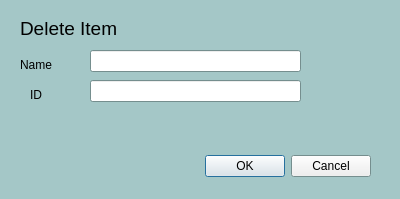
<?xml version="1.0" encoding="UTF-8"?>
<ui version="4.0">
 <class>DeleteItemDialog</class>
 <widget class="QDialog" name="DeleteItemDialog">
  <property name="geometry">
   <rect>
    <x>0</x>
    <y>0</y>
    <width>400</width>
    <height>199</height>
   </rect>
  </property>
  <property name="palette">
   <palette>
    <active>
     <colorrole role="Base">
      <brush brushstyle="SolidPattern">
       <color alpha="255">
        <red>255</red>
        <green>255</green>
        <blue>255</blue>
       </color>
      </brush>
     </colorrole>
     <colorrole role="Window">
      <brush brushstyle="SolidPattern">
       <color alpha="255">
        <red>164</red>
        <green>199</green>
        <blue>199</blue>
       </color>
      </brush>
     </colorrole>
    </active>
    <inactive>
     <colorrole role="Base">
      <brush brushstyle="SolidPattern">
       <color alpha="255">
        <red>255</red>
        <green>255</green>
        <blue>255</blue>
       </color>
      </brush>
     </colorrole>
     <colorrole role="Window">
      <brush brushstyle="SolidPattern">
       <color alpha="255">
        <red>164</red>
        <green>199</green>
        <blue>199</blue>
       </color>
      </brush>
     </colorrole>
    </inactive>
    <disabled>
     <colorrole role="Base">
      <brush brushstyle="SolidPattern">
       <color alpha="255">
        <red>164</red>
        <green>199</green>
        <blue>199</blue>
       </color>
      </brush>
     </colorrole>
     <colorrole role="Window">
      <brush brushstyle="SolidPattern">
       <color alpha="255">
        <red>164</red>
        <green>199</green>
        <blue>199</blue>
       </color>
      </brush>
     </colorrole>
    </disabled>
   </palette>
  </property>
  <property name="windowTitle">
   <string>Dialog</string>
  </property>
  <widget class="QLineEdit" name="lineEdit_teamName_3">
   <property name="geometry">
    <rect>
     <x>90</x>
     <y>80</y>
     <width>211</width>
     <height>22</height>
    </rect>
   </property>
  </widget>
  <widget class="QLabel" name="label_title">
   <property name="geometry">
    <rect>
     <x>20</x>
     <y>20</y>
     <width>261</width>
     <height>16</height>
    </rect>
   </property>
   <property name="font">
    <font>
     <pointsize>14</pointsize>
    </font>
   </property>
   <property name="text">
    <string>Delete Item</string>
   </property>
  </widget>
  <widget class="QLineEdit" name="lineEdit_teamName_2">
   <property name="geometry">
    <rect>
     <x>90</x>
     <y>50</y>
     <width>211</width>
     <height>22</height>
    </rect>
   </property>
  </widget>
  <widget class="QLabel" name="label_teamName_2">
   <property name="geometry">
    <rect>
     <x>20</x>
     <y>50</y>
     <width>51</width>
     <height>29</height>
    </rect>
   </property>
   <property name="text">
    <string>Name</string>
   </property>
  </widget>
  <widget class="QLabel" name="label_teamName_3">
   <property name="geometry">
    <rect>
     <x>30</x>
     <y>80</y>
     <width>51</width>
     <height>29</height>
    </rect>
   </property>
   <property name="text">
    <string>ID</string>
   </property>
  </widget>
  <widget class="QDialogButtonBox" name="buttonBox_2">
   <property name="geometry">
    <rect>
     <x>30</x>
     <y>150</y>
     <width>341</width>
     <height>32</height>
    </rect>
   </property>
   <property name="orientation">
    <enum>Qt::Horizontal</enum>
   </property>
   <property name="standardButtons">
    <set>QDialogButtonBox::Cancel|QDialogButtonBox::Ok</set>
   </property>
  </widget>
 </widget>
 <resources/>
 <connections/>
</ui>
